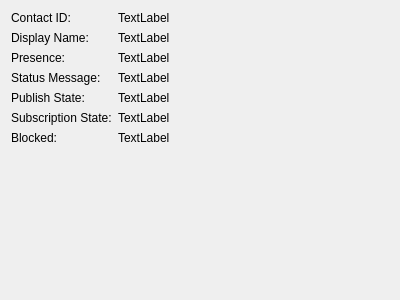
<?xml version="1.0" encoding="UTF-8"?>
<ui version="4.0">
 <class>ContactInfo</class>
 <widget class="QDialog" name="ContactInfo">
  <property name="geometry">
   <rect>
    <x>0</x>
    <y>0</y>
    <width>400</width>
    <height>300</height>
   </rect>
  </property>
  <property name="windowTitle">
   <string>Dialog</string>
  </property>
  <layout class="QFormLayout" name="formLayout">
   <property name="fieldGrowthPolicy">
    <enum>QFormLayout::ExpandingFieldsGrow</enum>
   </property>
   <item row="0" column="0">
    <widget class="QLabel" name="label">
     <property name="text">
      <string>Contact ID:</string>
     </property>
    </widget>
   </item>
   <item row="0" column="1">
    <widget class="QLabel" name="label_9">
     <property name="text">
      <string>TextLabel</string>
     </property>
    </widget>
   </item>
   <item row="1" column="0">
    <widget class="QLabel" name="label_2">
     <property name="text">
      <string>Display Name:</string>
     </property>
    </widget>
   </item>
   <item row="1" column="1">
    <widget class="QLabel" name="label_10">
     <property name="text">
      <string>TextLabel</string>
     </property>
    </widget>
   </item>
   <item row="2" column="0">
    <widget class="QLabel" name="label_19">
     <property name="text">
      <string>Presence:</string>
     </property>
    </widget>
   </item>
   <item row="2" column="1">
    <widget class="QLabel" name="label_20">
     <property name="text">
      <string>TextLabel</string>
     </property>
    </widget>
   </item>
   <item row="3" column="0">
    <widget class="QLabel" name="label_18">
     <property name="text">
      <string>Status Message:</string>
     </property>
    </widget>
   </item>
   <item row="3" column="1">
    <widget class="QLabel" name="label_11">
     <property name="text">
      <string>TextLabel</string>
     </property>
    </widget>
   </item>
   <item row="4" column="0">
    <widget class="QLabel" name="label_3">
     <property name="text">
      <string>Publish State:</string>
     </property>
    </widget>
   </item>
   <item row="4" column="1">
    <widget class="QLabel" name="label_12">
     <property name="text">
      <string>TextLabel</string>
     </property>
    </widget>
   </item>
   <item row="5" column="0">
    <widget class="QLabel" name="label_5">
     <property name="text">
      <string>Subscription State:</string>
     </property>
    </widget>
   </item>
   <item row="5" column="1">
    <widget class="QLabel" name="label_13">
     <property name="text">
      <string>TextLabel</string>
     </property>
    </widget>
   </item>
   <item row="6" column="0">
    <widget class="QLabel" name="label_4">
     <property name="text">
      <string>Blocked:</string>
     </property>
    </widget>
   </item>
   <item row="6" column="1">
    <widget class="QLabel" name="label_14">
     <property name="text">
      <string>TextLabel</string>
     </property>
    </widget>
   </item>
  </layout>
 </widget>
 <resources/>
 <connections/>
</ui>
